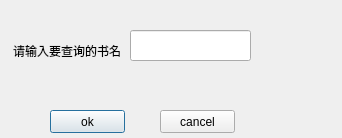
<?xml version="1.0" encoding="UTF-8"?>
<ui version="4.0">
 <class>w_query_name</class>
 <widget class="QDialog" name="w_query_name">
  <property name="geometry">
   <rect>
    <x>0</x>
    <y>0</y>
    <width>342</width>
    <height>138</height>
   </rect>
  </property>
  <property name="windowTitle">
   <string>Dialog</string>
  </property>
  <widget class="QLabel" name="label">
   <property name="geometry">
    <rect>
     <x>13</x>
     <y>40</y>
     <width>111</width>
     <height>21</height>
    </rect>
   </property>
   <property name="text">
    <string>请输入要查询的书名：</string>
   </property>
  </widget>
  <widget class="QLineEdit" name="bookname">
   <property name="geometry">
    <rect>
     <x>130</x>
     <y>30</y>
     <width>121</width>
     <height>31</height>
    </rect>
   </property>
  </widget>
  <widget class="QPushButton" name="pushButtonOK">
   <property name="geometry">
    <rect>
     <x>50</x>
     <y>110</y>
     <width>75</width>
     <height>23</height>
    </rect>
   </property>
   <property name="text">
    <string>ok</string>
   </property>
  </widget>
  <widget class="QPushButton" name="pushButtonCancel">
   <property name="geometry">
    <rect>
     <x>160</x>
     <y>110</y>
     <width>75</width>
     <height>23</height>
    </rect>
   </property>
   <property name="text">
    <string>cancel</string>
   </property>
  </widget>
 </widget>
 <resources/>
 <connections/>
</ui>
